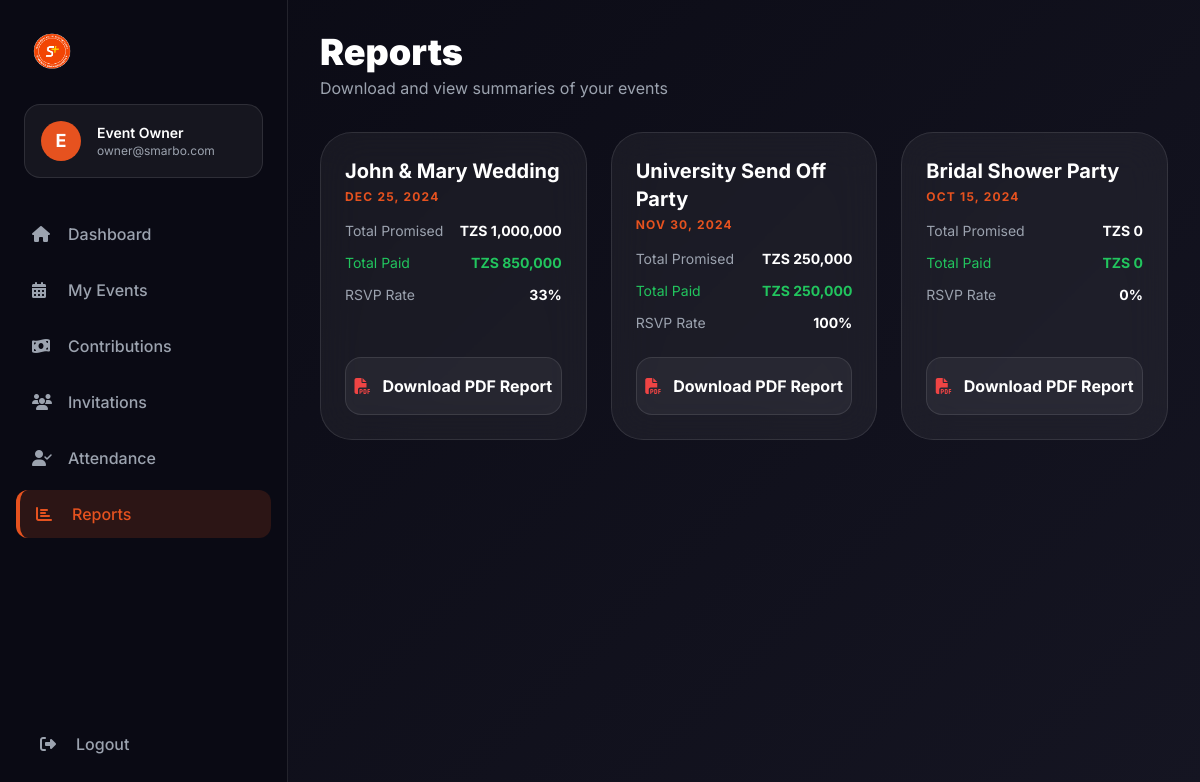
Page /owner/reports.php (signed in) on the committed database.
### tables this page shows
CREATE TABLE events (
    id INT AUTO_INCREMENT PRIMARY KEY,
    event_name VARCHAR(200) NOT NULL,
    event_type ENUM('harusi', 'sendoff', 'kitchen_party', 'nyingine') NOT NULL,
    event_date DATE NOT NULL,
    location VARCHAR(200) NOT NULL,
    description TEXT,
    cover_image VARCHAR(255),
    event_owner_id INT NOT NULL,
    created_by INT NOT NULL,
    created_at TIMESTAMP DEFAULT CURRENT_TIMESTAMP,
    updated_at TIMESTAMP DEFAULT CURRENT_TIMESTAMP ON UPDATE CURRENT_TIMESTAMP,
    FOREIGN KEY (event_owner_id) REFERENCES users(id) ON DELETE CASCADE,
    FOREIGN KEY (created_by) REFERENCES users(id) ON DELETE CASCADE
);

### owner/reports.php (the view, shortened to what this page needs)
<?php
require_once 'includes/header.php';
require_once 'sidebar.php';
$eventsStmt = $conn->prepare("SELECT id, event_name, event_date, event_type FROM events WHERE event_owner_id = ? ORDER BY event_date DESC");
$eventsStmt->bind_param("i", $user['id']);
$eventsStmt->execute();
$events = $eventsStmt->get_result()->fetch_all(MYSQLI_ASSOC);
?>
<main class="flex-1 lg:ml-72 p-4 lg:p-8">
    <div class="mb-8">
        <h1 class="text-3xl lg:text-4xl font-black mb-1">Reports</h1>
        <p class="text-gray-400">Download and view summaries of your events</p>
    </div>
    <div class="grid grid-cols-1 md:grid-cols-2 lg:grid-cols-3 gap-6">
        <?php foreach($events as $e): ?>
            <?php
            $stmt = $conn->prepare("
                SELECT
                    (SELECT SUM(promised_amount) FROM contributions WHERE event_id = ?) as promised,
                    (SELECT SUM(paid_amount) FROM contributions WHERE event_id = ?) as paid,
                    (SELECT COUNT(*) FROM invitations WHERE event_id = ?) as guests,
                    (SELECT COUNT(*) FROM invitations WHERE event_id = ? AND status = 'approved') as confirmed
            ");
            $stmt->bind_param("iiii", $e['id'], $e['id'], $e['id'], $e['id']);
            $stmt->execute();
            $stats = $stmt->get_result()->fetch_assoc();
            ?>
            <div class="glass p-6 rounded-[32px] flex flex-col">
                <div class="mb-4">
                    <h3 class="text-xl font-bold mb-1"><?php echo htmlspecialchars($e['event_name']); ?></h3>
                    <p class="text-xs text-primary font-bold uppercase tracking-widest"><?php echo date('M d, Y', strtotime($e['event_date'])); ?></p>
                </div>
                <div class="space-y-3 mb-6 flex-1">
                    <div class="flex justify-between text-sm">
                        <span class="text-gray-400">Total Promised</span>
                        <span class="font-bold">TZS <?php echo number_format($stats['promised'] ?? 0); ?></span>
                    </div>
                    <div class="flex justify-between text-sm text-green-500">
                        <span>Total Paid</span>
                        <span class="font-bold">TZS <?php echo number_format($stats['paid'] ?? 0); ?></span>
                    </div>
                    <div class="flex justify-between text-sm">
                        <span class="text-gray-400">RSVP Rate</span>
                        <span class="font-bold"><?php echo ($stats['guests'] > 0) ? round(($stats['confirmed']/$stats['guests'])*100) : 0; ?>%</span>
                    </div>
                </div>
                <a href="../api/reports.php?event_id=<?php echo $e['id']; ?>&type=event" class="w-full py-4 rounded-2xl bg-white/5 border border-white/10 hover:bg-white/10 flex items-center justify-center gap-3 transition-all font-bold">
                    <i class="fas fa-file-pdf text-red-500"></i>
                    <span>Download PDF Report</span>
                </a>
            </div>
        <?php endforeach; ?>
    </div>
</main>
<?php require_once 'includes/footer.php'; ?>

### owner/includes/header.php (style rules this page uses)
body { background: linear-gradient(135deg, #0a0a14 0%, #151522 100%); min-height: 100vh; }
.glass { background: rgba(255, 255, 255, 0.05); backdrop-filter: blur(20px); -webkit-backdrop-filter: blur(20px); border: 1px solid rgba(255, 255, 255, 0.1); }

### rows in the picture
events: event_name "John & Mary Wedding", event_date "DEC 25, 2024", promised "1,000,000", paid "850,000", guests "33"
events: event_name "University Send Off Party", event_date "NOV 30, 2024", promised "250,000", paid "250,000", guests "100"
events: event_name "Bridal Shower Party", event_date "OCT 15, 2024", promised "0", paid "0"

### other values in the picture
substr($user['full_name'] ?? 'U', 0, 1) "E"
$user['full_name'] "Event Owner"
$user['email'] "owner@smarbo.com"
